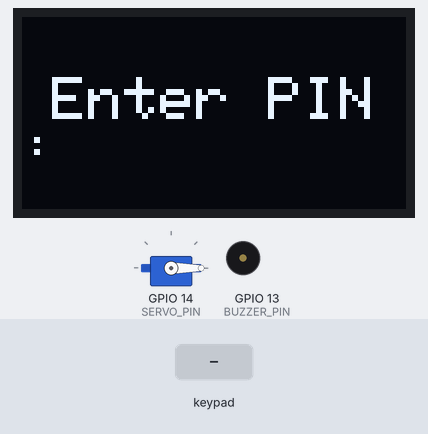
Bench run of a sketch on a simulated ESP32. Parts: servo, 128×64 one-colour display, buzzer (waves = sounding). The test bench sets the inputs (shaded band). What the sketch prints to the serial monitor is not drawn.

Above: at 1.2 s.
1.3 s: keypad keys 9 9 4 * pressed 0.4 s apart
At 3.2 s:
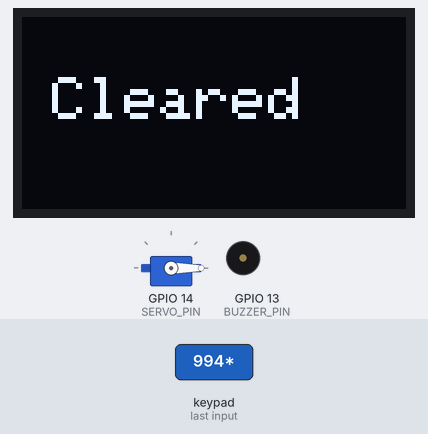
4.4 s: key '#' pressed
At 5.0 s:
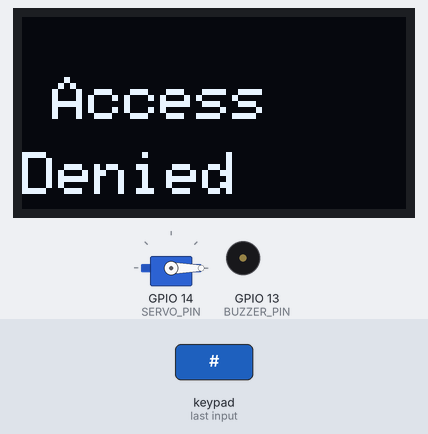
7.4 s: keypad keys 9 9 4 # pressed 0.4 s apart
At 10.7 s:
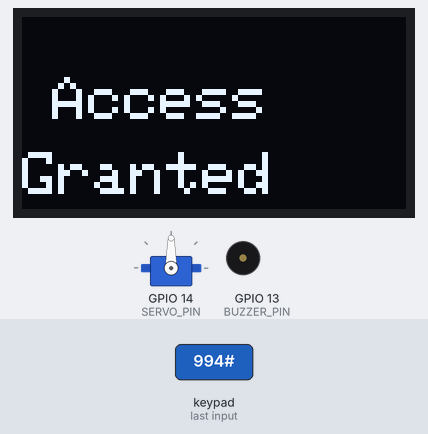
11.0 s: keypad keys 1 9 1 8 5 1 7 # pressed 0.4 s apart
At 16.89 s:
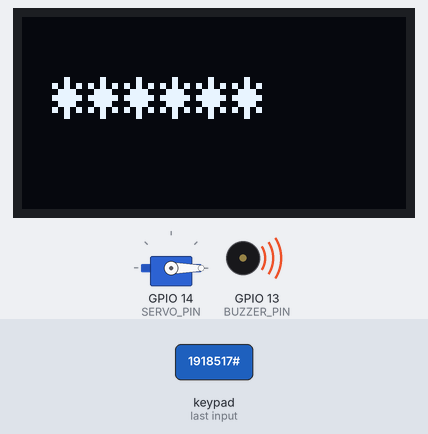
17.2 s: key '*' pressed
At 20.0 s:
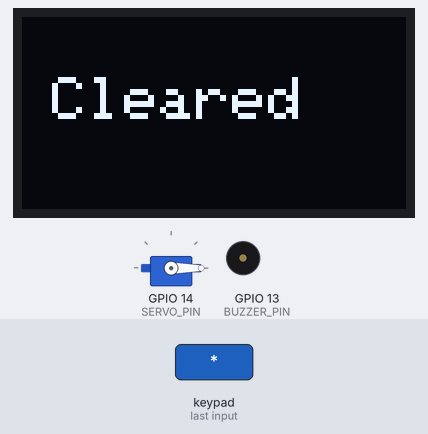
20.2 s: key '1' pressed
At 21.4 s:
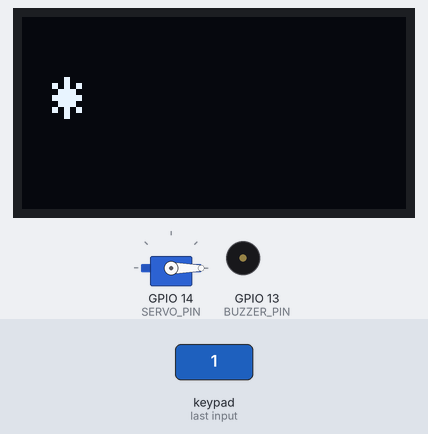
Timing chart, 0 to 22.8 s (numbered marks = the images above; inputs shaded):
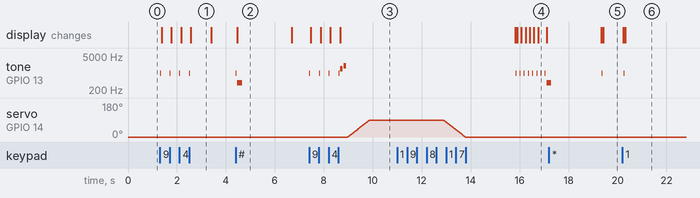

The sketch:

security_system_final.ino
```cpp
#include <Keypad.h>
#include <Wire.h>
#include <Adafruit_GFX.h>
#include <Adafruit_SSD1306.h>
#include <ESP32Servo.h>

// ---------- OLED CONFIG ----------
#define SCREEN_WIDTH 128
#define SCREEN_HEIGHT 64
#define OLED_RESET -1
#define SCREEN_ADDRESS 0x3C
Adafruit_SSD1306 display(SCREEN_WIDTH, SCREEN_HEIGHT, &Wire, OLED_RESET);

// ---------- KEYPAD CONFIG ----------
const byte ROWS = 4;
const byte COLS = 4;
char keys[ROWS][COLS] = {
  {'1', '2', '3', 'A'},
  {'4', '5', '6', 'B'},
  {'7', '8', '9', 'C'},
  {'*', '0', '#', 'D'}
};
// FIX: avoided GPIO2 and GPIO15 (boot strapping pins) — moved to safe pins
byte rowPins[ROWS] = {19, 18, 5, 17};
byte colPins[COLS] = {16, 4, 25, 33};   // FIX: 2 -> 25, 15 -> 33
Keypad keypad = Keypad(makeKeymap(keys), rowPins, colPins, ROWS, COLS);

// ---------- BUZZER CONFIG ----------
#define BUZZER_PIN 13

// ---------- SERVO CONFIG ----------
#define SERVO_PIN 14   // FIX: kept away from keypad pins (26 was reused/confused across your two files)
Servo doorServo;

// ---------- PASSWORD CONFIG ----------
String password = "994";
String inputPassword = "";
const unsigned int MAX_LEN = 6;      // FIX: cap input length

// FIX: brute-force lockout
byte failedAttempts = 0;
const byte MAX_FAILS = 3;
const unsigned long LOCKOUT_MS = 15000;

// ---------- FUNCTIONS ----------
void beep(int duration) {
  tone(BUZZER_PIN, 1000, duration);
  delay(duration / 2);
  noTone(BUZZER_PIN);
}

void successTone() {
  tone(BUZZER_PIN, 1500, 100);
  delay(150);
  tone(BUZZER_PIN, 2000, 100);
  delay(150);
  noTone(BUZZER_PIN);
}

void errorTone() {
  tone(BUZZER_PIN, 400, 250);
  delay(100);
  tone(BUZZER_PIN, 400, 250);
  delay(100);
  noTone(BUZZER_PIN);
}

void smoothMove(int startPos, int endPos, int delayTime) {
  if (startPos < endPos) {
    for (int pos = startPos; pos <= endPos; pos++) {
      doorServo.write(pos);
      delay(delayTime);
    }
  } else {
    for (int pos = startPos; pos >= endPos; pos--) {
      doorServo.write(pos);
      delay(delayTime);
    }
  }
}

void showMessage(const char* line1, const char* line2 = nullptr) {
  display.clearDisplay();
  display.setTextSize(2);
  display.setCursor(10, 20);
  display.println(line1);
  if (line2) {
    display.setCursor(0, 45);
    display.println(line2);
  }
  display.display();
}

// ---------- SETUP ----------
void setup() {
  Serial.begin(115200);
  pinMode(BUZZER_PIN, OUTPUT);

  doorServo.attach(SERVO_PIN, 500, 2400);
  doorServo.write(0); // locked

  Wire.begin(21, 22);

  if (!display.begin(SSD1306_SWITCHCAPVCC, SCREEN_ADDRESS)) {
    Serial.println(F("SSD1306 allocation failed"));
    for (;;);
  }

  showMessage("Enter PIN:");
  Serial.println("System Ready. Waiting for input...");
}

// ---------- MAIN LOOP ----------
void loop() {
  static unsigned long lockoutUntil = 0;
  if (lockoutUntil != 0) {
    if (millis() < lockoutUntil) {
      return;
    } else {
      lockoutUntil = 0;
      failedAttempts = 0;
      showMessage("Enter PIN:");
    }
  }

  char key = keypad.getKey();

  if (key) {
    beep(80);
    Serial.print("Key pressed: ");
    Serial.println(key);

    // FIX: '#' is now ACTUALLY the confirm key (not just in a comment)
    if (key == '#') {
      if (inputPassword == password) {
        showMessage("Access", "Granted");
        Serial.println("Access Granted!");
        successTone();
        failedAttempts = 0;

        smoothMove(0, 90, 10);
        delay(3000);
        smoothMove(90, 0, 10);
        Serial.println("Door closed.");

      } else {
        showMessage("Access", "Denied");
        Serial.println("Access Denied!");
        errorTone();

        failedAttempts++;
        if (failedAttempts >= MAX_FAILS) {
          lockoutUntil = millis() + LOCKOUT_MS;
          showMessage("Locked out", "Wait 15s");
          inputPassword = "";
          delay(1500);
          return;
        }
      }

      delay(2000);
      inputPassword = "";
      showMessage("Enter PIN:");

    } else if (key == '*') {
      inputPassword = "";
      showMessage("Cleared");
      Serial.println("Input cleared");
      delay(800);
      showMessage("Enter PIN:");

    } else {
      if (inputPassword.length() < MAX_LEN) {
        inputPassword += key;
      }
      Serial.print("Current input: ");
      Serial.println(inputPassword);

      display.clearDisplay();
      display.setTextSize(2);
      display.setCursor(10, 20);
      for (unsigned int i = 0; i < inputPassword.length(); i++) {
        display.print('*');
      }
      display.display();
    }
  }
}
```

Measured:
- after the input at 1.3 s, tone on GPIO 13 (BUZZER_PIN): alternates 1000 Hz for 0.04 s and silent for 0.36 s, 8 changes in all, then stays silent, starting at once; the display: first changes after 0.07 s (image 1 shows a later state)
- after the input at 4.4 s, tone on GPIO 13 (BUZZER_PIN): silent → 1000 Hz at once, → silent 0.04 s later, → 400 Hz 0.03 s later, → silent 0.20 s later; the display: changes after 0.07 s (image 2)
- after the input at 7.4 s, tone on GPIO 13 (BUZZER_PIN): plays 1000 Hz for 0.04 s, 1000 Hz for 0.04 s, 1000 Hz for 0.04 s, 1000 Hz for 0.04 s, 1500 Hz for 0.10 s, 2000 Hz for 0.10 s, starting at once; servo on GPIO 14 (SERVO_PIN): moves from 0° to 90° over 0.89 s, starting after 1.6 s; the display: first changes after 0.07 s (image 3 shows a later state)
- after the input at 11.0 s, tone on GPIO 13 (BUZZER_PIN): plays 1000 Hz for 0.04 s, 1000 Hz for 0.04 s, 1000 Hz for 0.04 s, 1000 Hz for 0.04 s, 1000 Hz for 0.04 s, 1000 Hz for 0.04 s … (9 notes in this stretch), starting after 4.8 s; the display: first differs from a run without the input after 4.9 s (image 4 shows a later state)
- after the input at 17.2 s, the display: first differs from a run without the input after 2.2 s (image 5)
- after the input at 20.2 s, tone on GPIO 13 (BUZZER_PIN): silent → 1000 Hz after 0.06 s, → silent 0.04 s later; the display: first differs from a run without the input after 0.13 s (image 6)
- what the display in image 1 shows lasts 0.8 s, from 2.6 s to 3.4 s
